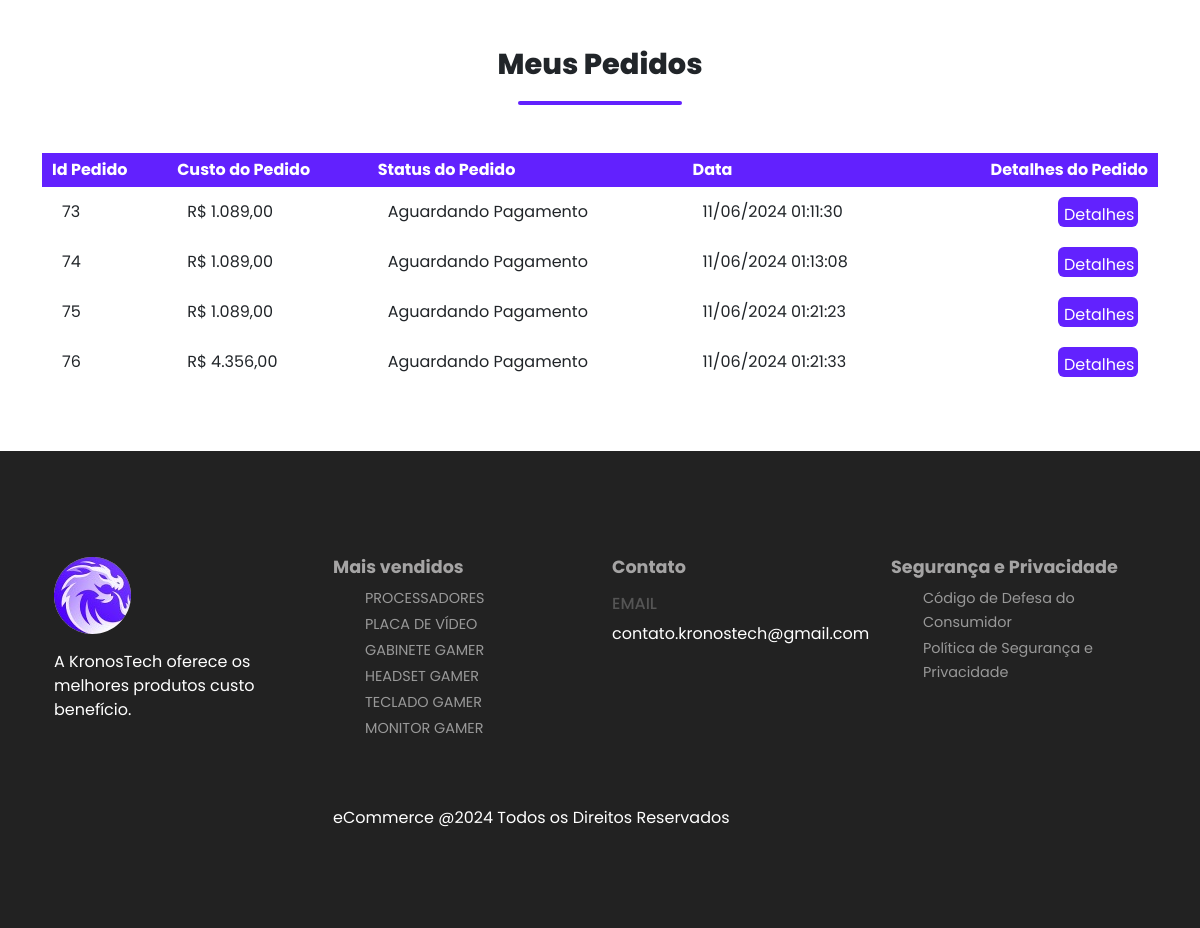
Page /account.php (signed in, lower part) on the earlier database version.
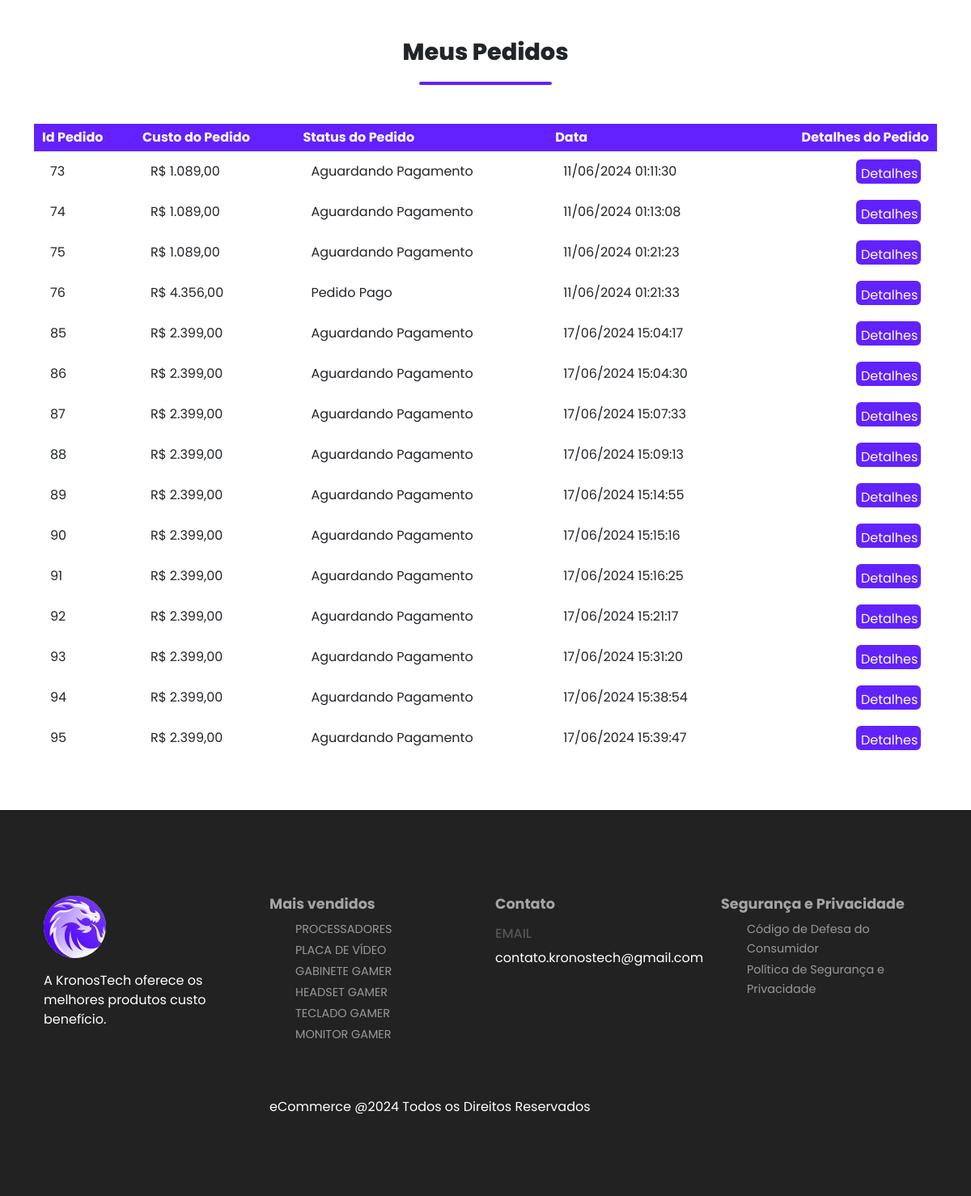
Same page on the later database version.
### tables this page shows
CREATE TABLE `orders` (
  `order_id` int(11) NOT NULL,
  `order_cost` decimal(6,2) NOT NULL,
  `order_status` varchar(100) NOT NULL DEFAULT 'on_hold',
  `user_id` int(11) NOT NULL,
  `user_phone` text NOT NULL,
  `user_city` varchar(255) NOT NULL,
  `user_address` varchar(255) NOT NULL,
  `complemento` varchar(255) DEFAULT NULL,
  `bairro` varchar(255) DEFAULT NULL,
  `uf` varchar(2) DEFAULT NULL,
  `cep` varchar(9) DEFAULT NULL,
  `order_date` datetime NOT NULL DEFAULT current_timestamp()
);

### account.php (the view, shortened to what this page needs)
<?php
include('server/connection.php');
if(isset($_SESSION['logged_in'])){
  $user_id = $_SESSION['user_id'];
  $stmt = $conn->prepare("SELECT * FROM orders WHERE user_id =? ");
  $stmt->bind_param('i',$user_id);
  $stmt->execute();
  $orders = $stmt->get_result();
}
?>
<!DOCTYPE html>
<html lang="pt">
<head>
    <link href="https://cdn.jsdelivr.net/npm/bootstrap@5.3.3/dist/css/bootstrap.min.css" rel="stylesheet">
    <link rel="stylesheet" href="assets/css/style.css">
</head>
<body>
<br><br><br>
  <section id="orders" class="carts container my-5 py-3">
    <div class="container mt-2">
        <h2 class="font-weight-bold text-center">Meus Pedidos</h2>
        <hr class="custom-hr-shop mx-auto">
    </div>
    <table class="mt-5 pt-5">
        <tr>
            <th>Id Pedido</th>
            <th>Custo do Pedido</th>
            <th>Status do Pedido</th>
            <th>Data</th>
            <th>Detalhes do Pedido</th>
        </tr>
        <?php while($row = $orders->fetch_assoc()) { ?>
            <tr>
                <td>
                    <span><?php echo $row['order_id']; ?></span>
                </td>
                <td>
                  <span><?php echo 'R$ ' . number_format($row['order_cost'], 2, ',', '.'); ?></span>
                </td>
                <td>
                  <span><?php echo $row['order_status']; ?></span>
                </td>
                <td>
                  <span><?php
                    echo date('d/m/Y H:i:s', strtotime($row['order_date']));
                    ?>
                  </span>
                </td>
                <td>
                    <form method="POST" action="order_details.php" class="order">
                      <input type="submit" class="btn order-detail-btn" value="Detalhes" name="order_details_btn">
                </form>
              </td>
            </tr>
          <?php } ?>
    </table>
  </section>
  <?php include('layouts/footer.php'); ?>

### layouts/footer.php (shortened to what this page needs)
<footer class="mt-5 py-5">
      <div class="row justify-content-start container mx-auto pt-5">
        <div class="footer-one col-lg-3 col-md-6 col-sm-12">
          <img src="assets/imgs/logomini.png">
          <p class="pt-3">A KronosTech oferece os melhores produtos custo benefício.</p>
        </div>
        <div class="footer-one col-lg-3 col-md-6 col-sm-12">
          <h5 class="pb=2">Mais vendidos</h5>
          <ul class="text-uppercase">
            <li><a href="shop.php?category=processador" >processadores</a> </li>
            <li><a href="shop.php?category=placa de vídeo">placa de vídeo</a></li>
            <li><a href="shop.php?category=gabinete">gabinete gamer</a></li>
            <li><a href="shop.php?category=fone de ouvido">headset gamer</a></li>
            <li><a href="shop.php?category=teclado">teclado gamer</a></li>
            <li><a href="shop.php?category=monitor">monitor gamer</a></li>
          </ul>
        </div>
        <div class="footer-one col-lg-3 col-md-6 col-sm-12">
          <h5 class="pb-2">Contato</h5>
          <div>
            <h6 class="text-uppercase">Email</h6>
            <p>contato.kronostech@gmail.com</p>
          </div>
        </div>
        <div class="footer-one col-lg-3 col-md-6 col-sm-12">
          <h5 class="pb-12">Segurança e Privacidade</h5>
          <ul class="text">
          <li><a href="https://www.procon.df.gov.br/wp-content/uploads/2019/08/Codigo-do-consumidor-FINAL.pdf" target="_blank">Código de Defesa do Consumidor</a></li>
            <li><a href="#">Política de Segurança e Privacidade</a></li>
          </ul>
        </div>
      </div>
      <div class="copyright mt-5">
        <div class="row container justify-content-start mx-auto">
          <div class="col-lg-3 col-md-5 col-sm-12 mb-4">
          </div>
          <div class="col-lg-5 col-md-5 col-sm-12 mb-4 text-nowrap mb-2">
          <p>eCommerce @2024 Todos os Direitos Reservados</p>
          </div>
        </div>
      </div>
    </footer>
  </body>
  </html>

### assets/css/style.css (style rules this page uses)
html, body { overflow-x: hidden; }
* { margin: 0; padding: 0; box-sizing: border-box; }
body { font-family: "Poppins", sans-serif; transition: background-color 0.5s ease; }
h2 { font-size: 1.8rem; font-weight: 800; }
h5 { font-size: 1rem; font-weight: 400; }
h6 { color: #d8d8d8; }
hr.custom-hr-shop { border: none; height: 4px; width: 15%; background-color: #6221feFF; margin: 20px 0px; opacity: 100%; border-radius: 100px; }
.row { margin: 10px; }
.row { justify-content: center; }
footer { background-color: #222222; }
ul { list-style-type: none; }
footer h5 { color: #a5a4a4; font-weight: 700; font-size: 1.1rem; }
footer h6 { color: #555; }
.footer-one p { color: #fff; }
footer li { padding-bottom: 2px; }
footer li a { font-size: 0.9rem; color: #999; text-decoration: none; }
footer p { color: #fff; }
.carts td input { height: 30px; padding: 5px; }
.order .order-detail-btn { background-color: #6222fe; color: #fff; width: 80px; }
td:last-child { text-align: right; }
th:last-child { text-align: right; }
.container .text-center { text-align: center; }

### account.php (style rules this page uses)
.carts table { width: 100%; border-collapse: collapse; }
.carts th { text-align: left; padding: 5px 10px; color: #fff; background-color: #6221fe; }
.carts td { padding: 10px 20px; }
.carts td input { width: 40px; height: 30px; padding: 5px; }
td:last-child { text-align: right; }
th:last-child { text-align: right; }

Differences in the rows shown:
changed orders id 76: order_status "Aguardando Pagamento" → "Pedido Pago"
added orders: order_id "85", order_cost "2.399,00", order_status "Aguardando Pagamento", order_date "17/06/2024 15:04:17"
added orders: order_id "86", order_cost "2.399,00", order_status "Aguardando Pagamento", order_date "17/06/2024 15:04:30"
added orders: order_id "87", order_cost "2.399,00", order_status "Aguardando Pagamento", order_date "17/06/2024 15:07:33"
added orders: order_id "88", order_cost "2.399,00", order_status "Aguardando Pagamento", order_date "17/06/2024 15:09:13"
added orders: order_id "89", order_cost "2.399,00", order_status "Aguardando Pagamento", order_date "17/06/2024 15:14:55"
added orders: order_id "90", order_cost "2.399,00", order_status "Aguardando Pagamento", order_date "17/06/2024 15:15:16"
added orders: order_id "91", order_cost "2.399,00", order_status "Aguardando Pagamento", order_date "17/06/2024 15:16:25"
added orders: order_id "92", order_cost "2.399,00", order_status "Aguardando Pagamento", order_date "17/06/2024 15:21:17"
added orders: order_id "93", order_cost "2.399,00", order_status "Aguardando Pagamento", order_date "17/06/2024 15:31:20"
added orders: order_id "94", order_cost "2.399,00", order_status "Aguardando Pagamento", order_date "17/06/2024 15:38:54"
added orders: order_id "95", order_cost "2.399,00", order_status "Aguardando Pagamento", order_date "17/06/2024 15:39:47"
